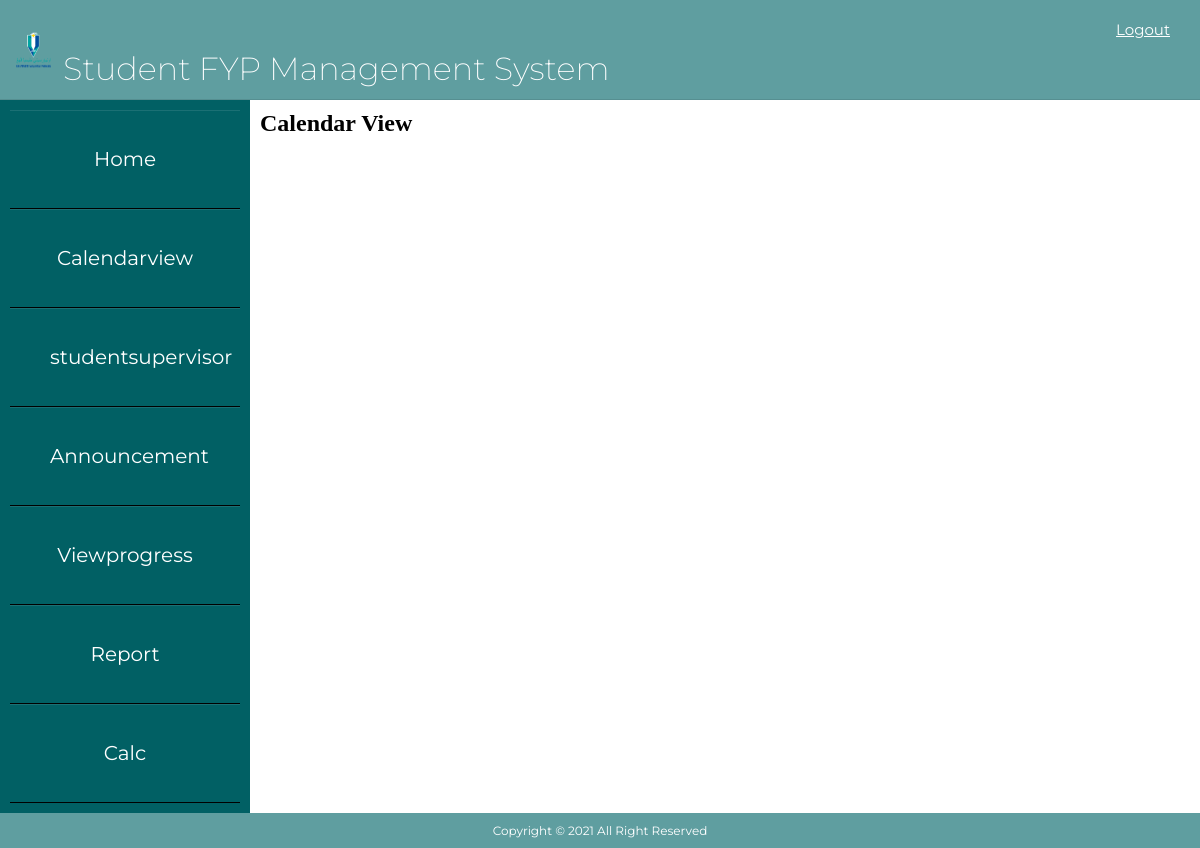
The app's page /Calendarview.php?id=3, older data.
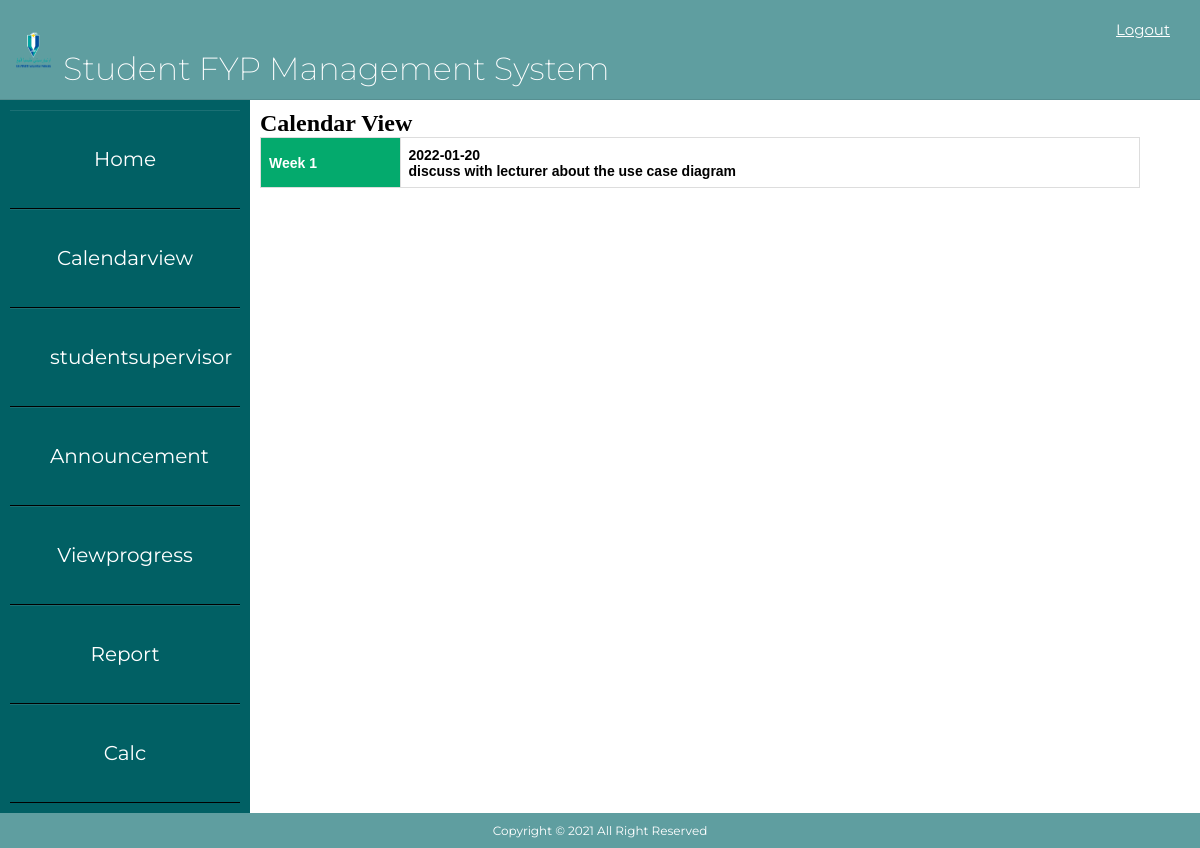
The same page, newer data.
### tables this page shows
CREATE TABLE `logbook` (
  `logbookid` int(100) NOT NULL,
  `fyptitle` varchar(100) NOT NULL,
  `week` int(100) NOT NULL,
  `date` date NOT NULL,
  `logdesc` varchar(200) NOT NULL,
  `file` varchar(50) NOT NULL,
  `logbookfeedback` varchar(200) NOT NULL,
  `studentid` int(10) NOT NULL
);

### calendarview.php (the view, shortened to what this page needs)
<?php
$studentid=$_GET['id'];
  $link = mysqli_connect("localhost", "root", "") or die(mysqli_connect_error());
  mysqli_select_db($link, "studfyp") or die(mysqli_error($link));
                $strSQL = "SELECT * from logbook where studentid='$studentid'";
                $rs = mysqli_query($link, $strSQL);
                ?>
<!DOCTYPE html>
<html lang="en">
    <head>
        <link href="css/layout.css" type="text/css" rel="stylesheet" media="screen,projection">
        <link href="css/sidebar.css" type="text/css" rel="stylesheet" media="screen,projection">
    </head>
    <body>
    <div class="header">
        <div class ="inner_header">
            <div class="logo_container">
            <h1><img src="img/logoUMP.png" alt="imgheader">  Student FYP Management System </h1>
            </div>
        <nav>
          <li><span><a href="logout.php">Logout</a></span></li>
</nav>
        </div>
</div>
<div class="row">
    <div class="column left">
    <ul>
       <li> <a href="#" class="button" name="home">Home</a></li>
        <li><a href="Calendarview.php" class="button"  name="calview">Calendarview</a></li>
       <li><a href="studentsupervisor.php" class="button" name="studentsupervisor">studentsupervisor</a></li>
       <li><a href="Announcement.php" class="button" name="announ">Announcement</a></li>
       <li><a href="Viewprogress.php" class="button" name="Viewprog">Viewprogress</a></li>
       <li><a href="#" class="button"  name="report">Report</a></li>
       <li><a href="#" class="button" name="Calc">Calc</a></li>
    </div>
    <div class="column right">
    <body>
     <h2>Calendar View</h2>
    <table id="table">
    <?php
    while ($row = mysqli_fetch_array($rs)){
        ?>
        <tr>
            <th><?php echo 'Week '. $row['week'];?></th>
            <td>
                <p><?php echo $row['date'];?></p>
                <p><?php echo $row['logdesc'];?></p>
            </td>
        </tr>
    <?php
    }
    ?>
    </table>
</div>
<footer id="footer">
                        <span> Copyright &copy; 2021 All Right Reserved</span>
            </footer>
    </body>
</html>

### css/layout.css (style rules this page uses)
img { width: 55px;; height: 60px; padding-left: 12px; }
.header { width: 100vw; height: 100px; border-bottom: solid 1px rgba(16, 16, 16, 0.1); font-family: 'Poppins'; background-color: cadetblue; text-decoration: none; }
table { border-collapse: collapse; width: 100%; }
html,body { height: 100%; }
th { background-color: #FDE992; height: 50px; }
td { height: 30px; }
#footer { text-align: center; padding: 10px; background-color: cadetblue; color: white; position: relative; width: 100%; font-family: 'Montserrat'; font-size: 12px; margin-top: -100px; clear:both; }
.logo_container { height: 100%; display: table; float: left; }
.logo_container h1 { color:white; height: 100%; display: table-cell; vertical-align: middle; font-family: 'Montserrat'; font-size: 32px; font-weight: 200; padding-top: 20px; }
.header nav { float:right; height: 100%; }
.header nav li { height: 100%; display: table; float:left; margin-right: 30px; margin-top: 20px; font-family: 'Montserrat'; font-size: 15px; }
.header nav li:last-of-type { margin-right:20; }
.header nav a { color:white; }
table { font-family: 'Montserrat'; font-size: 14px; }

### css/sidebar.css (style rules this page uses)
* { box-sizing: border-box; padding:0; margin:0; }
.column { float: left; width: 50%; padding: 10px; height: 300px; }
.row:after { content: ""; display: table; clear: both; }
.left { width: 250px; height: auto; background: #016064; }
.left ul a { display: block; height:20%; width: 100%; line-height:65px; font-size: 20px; color: white; padding-left: 40px; border-top: 1px solid rgba(255,255,255,.1); border-bottom: 1px solid black; }
.right { width: 75%; height: auto; }
.button { background-color: #016064; text-align: center; cursor: pointer; outline: none; border: none; color: #fff; border-radius: 0px; text-decoration: none; font-size: small; font-family: 'Montserrat'; padding: 16px 40px; transition: .4s; }

### calendarview.php (style rules this page uses)
#table { font-family: Arial, Helvetica, sans-serif; border-collapse: collapse; width: 100%; }
#table td, #table th { border: 1px solid #ddd; padding: 8px; }
#table th { padding-top: 12px; padding-bottom: 12px; text-align: left; background-color: #04AA6D; color: white; }
p { font-weight: bold; }

Row changes from the older to the newer data that the page shows:
now on this page (row edited): logbook: week "1", date "2022-01-20", logdesc "discuss with lecturer about the use case diagram"
